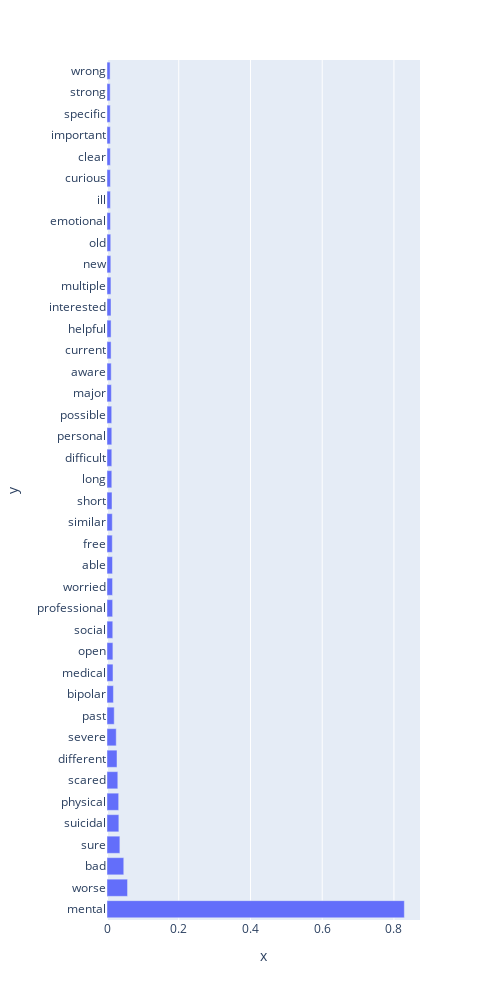

Here is the notebook cell this chart was saved with:
### Code cell
plot_topics(lsa, topic=1, num_words=40)

### Figure 1 — Plotly figure (JSON) as saved in the notebook; plotly's stock layout.template omitted (floating-point values rounded to 4 significant figures)
{"data": [{"alignmentgroup": "True", "hovertemplate": "x=%{x}<br>y=%{y}<extra></extra>", "legendgroup": "", "marker": {"color": "#636efa"}, "name": "", "offsetgroup": "", "orientation": "h", "showlegend": false, "textposition": "auto", "type": "bar", "x": [0.829, 0.05726, 0.04674, 0.03592, 0.03305, 0.03256, 0.03013, 0.02796, 0.02577, 0.02016, 0.01793, 0.01669, 0.01646, 0.01608, 0.01577, 0.01549, 0.01535, 0.01475, 0.01474, 0.01402, 0.0134, 0.01336, 0.01335, 0.01313, 0.0122, 0.01173, 0.01138, 0.01135, 0.01122, 0.011, 0.01065, 0.01043, 0.009705, 0.009524, 0.009491, 0.009374, 0.009198, 0.00904, 0.008835, 0.008645], "xaxis": "x", "y": ["mental", "worse", "bad", "sure", "suicidal", "physical", "scared", "different", "severe", "past", "bipolar", "medical", "open", "social", "professional", "worried", "able", "free", "similar", "short", "long", "difficult", "personal", "possible", "major", "aware", "current", "helpful", "interested", "multiple", "new", "old", "emotional", "ill", "curious", "clear", "important", "specific", "strong", "wrong"], "yaxis": "y"}], "layout": {"barmode": "relative", "height": 1000, "legend": {"tracegroupgap": 0}, "margin": {"t": 60}, "width": 500, "xaxis": {"anchor": "y", "domain": [0, 1], "title": {"text": "x"}}, "yaxis": {"anchor": "x", "domain": [0, 1], "title": {"text": "y"}}}}
